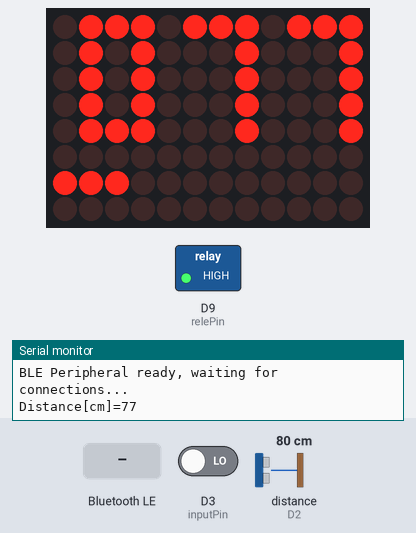
Simulated run of this sketch. Board: Arduino Uno R4 WiFi. Shown: 12×8 LED matrix, switched loads named in the sketch (green lamp = pin HIGH), the last lines printed to the serial monitor. Wiring (inferred from the names in the program): ultrasonic range finder: trigger D8; echo D2. Inputs (shaded band) come from the test bench; at power-on: D3 (inputPin) LOW, distance to the obstacle (sensor on D2) 80 cm. The echo pulse lasts 58.3 µs per cm; nothing arrives over Bluetooth unless stated; a phone connects over Bluetooth LE 3 s after start; pins used as bus, display or sensor lines are not drawn.

Above: at 4.2 s.
4.3 s: D3 (inputPin) driven HIGH
At 4.9 s:
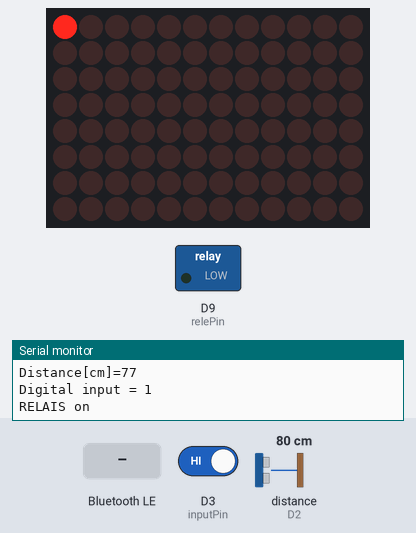
5.8 s: distance to the obstacle (sensor on D2) set to 2 cm
At 6.5 s:
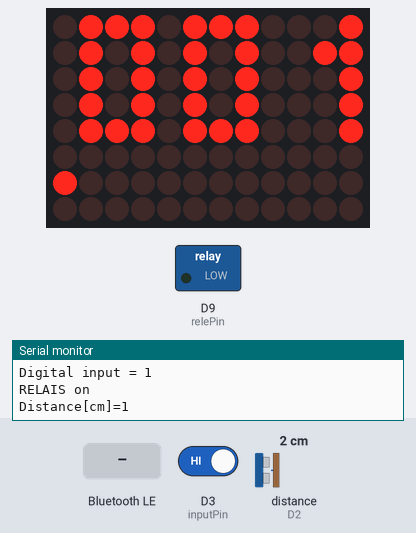
7.3 s: Bluetooth LE write "1" received
At 8.4 s:
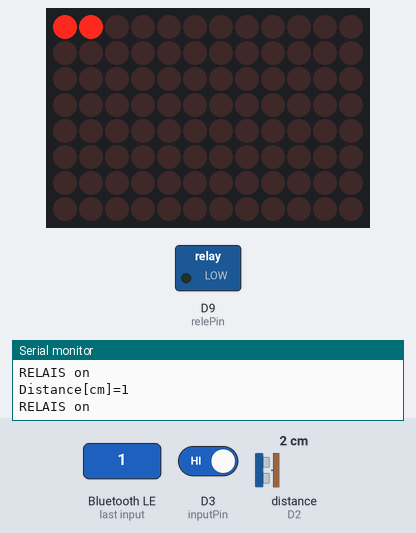
8.8 s: D3 (inputPin) driven LOW
At 9.5 s:
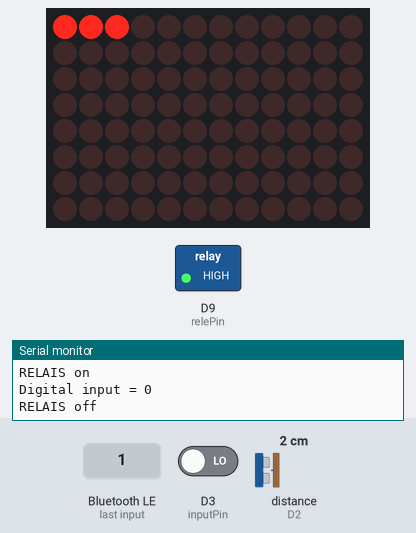
10.3 s: Bluetooth LE write "0" received
At 10.7 s:
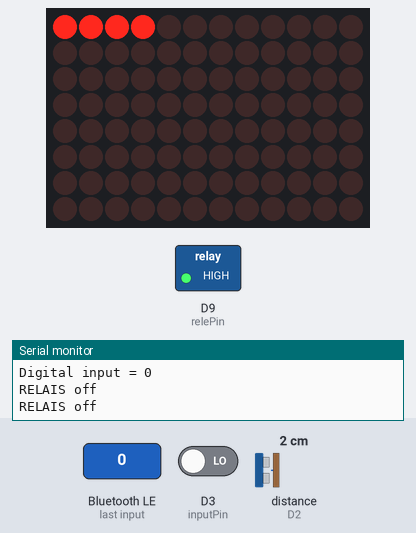
11.8 s: distance to the obstacle (sensor on D2) set to 35 cm
At 13.3 s:
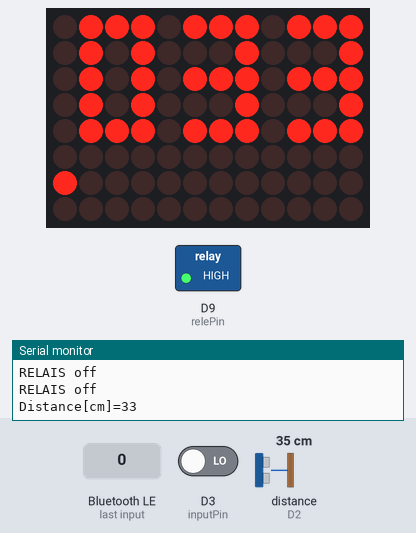
Timing chart, 0 to 14.3 s (numbered marks = the images above; inputs shaded):
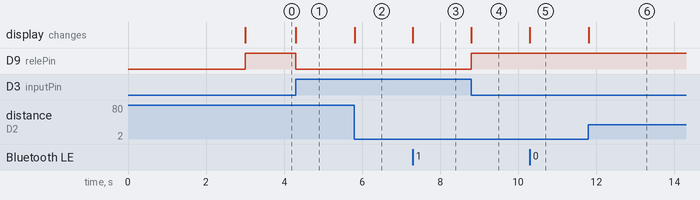

Measured:
- after the input at 4.3 s, D9 (relePin): HIGH → LOW at once; the display: changes at once (image 1)
- after the input at 5.8 s, the display: changes at once (image 2)
- after the input at 7.3 s, the display: changes at once (image 3)
- after the input at 8.8 s, D9 (relePin): LOW → HIGH at once; the display: changes at once (image 4)
- after the input at 10.3 s, the display: changes at once (image 5)
- after the input at 11.8 s, the display: changes at once (image 6)

The sketch:

arBLE_Peripheral.ino
```cpp
// 2024-08-13
// arBLE_Peripheral.ino (server)
// ---------------------------------
// Bluetooth lw energy (BLE) test
// use 'ArduinoBLE' 1.3.7


#include "Arduino_LED_Matrix.h"
#include <ArduinoBLE.h>
#include <AFlib.h>

#define inputPin 3       // digital input
#define relePin  9       // relay

#define echoPin  2       // HC-SR04
#define trigPin  8       // HC-SR04

// ram di lavoro per display
uint32_t * LED_RAM;

uint32_t LED_BTP[] = {
  0xceea49a4,
  0x9c4ea48a,
  0x48c48000
};

uint32_t LED_E1[] = {
  0xe408c084,
  0xe408408,
  0x40e40000
};
uint32_t LED_E2[] = {
  0xee082082,
  0xec08808,
  0x80ee0000
};

uint32_t LED_E3[] = {
  0xee082082,
  0xec08208,
  0x20ee0000
};

uint32_t LED_OK[] = {
  0x7a44a,
  0x84b04b04,
  0xa87a4000
};

// istanza classe di libreria
ArduinoLEDMatrix matrix;
HC_SR04 ain;
#define MAX_POINTS 96
MATRIX_RAM ram;

// BLE
BLEService ledService("19B10010-E8F2-537E-4F6C-D104768A1214"); // create service
// create switch characteristic and allow remote device to read and write
BLEByteCharacteristic ledCharacteristic("19B10011-E8F2-537E-4F6C-D104768A1214", BLERead | BLEWrite);
// create button characteristic and allow remote device to get notifications
BLEByteCharacteristic buttonCharacteristic("19B10012-E8F2-537E-4F6C-D104768A1214", BLERead | BLENotify);
// create button characteristic and allow remote device to get notifications
BLEIntCharacteristic distanceCharacteristic("19B10013-E8F2-537E-4F6C-D104768A1214", BLERead | BLENotify);

// inizializzazione
void setup() {

  Serial.begin(115200);
  matrix.begin();
  matrix.loadFrame(LED_BTP);
  delay(3000);

  pinMode(inputPin, INPUT);
  pinMode(relePin, OUTPUT);
  digitalWrite(relePin, HIGH);

  // sensor HC-SR04 management
  ain.setup(trigPin,echoPin);
  ain.setPolling(10);
  ain.setThrDistance(30);

  LED_RAM = ram.getRam();

  while (!Serial) {
    ; // attesa seriale (USB) pronta
  }
  if(!BLE.begin()) {
    matrix.loadFrame(LED_E1);
    while(1);
  }

  // set the local name peripheral advertises
  BLE.setLocalName("arBLE Peripheral");
  // set the UUID for the service this peripheral advertises:
  BLE.setAdvertisedService(ledService);

  // add the characteristics to the service
  ledService.addCharacteristic(ledCharacteristic);
  ledService.addCharacteristic(buttonCharacteristic);
  ledService.addCharacteristic(distanceCharacteristic);

  // add the service
  BLE.addService(ledService);

  ledCharacteristic.writeValue(0);
  buttonCharacteristic.writeValue(0);
  distanceCharacteristic.writeValue(-1);
  // start advertising
  BLE.advertise();
  Serial.println("BLE Peripheral ready, waiting for connections...");

  matrix.loadFrame(LED_OK);
}

// chiamata a loop
void loop()
{
  static int ledValue = 0;
  static int cnt = 0;
  static int show = 1;
  BLE.poll();

  // read the current button pin state
  char buttonValue = digitalRead(inputPin);

  // has the value changed since the last read
  bool buttonChanged = (buttonCharacteristic.value() != buttonValue);

  if (buttonChanged) {
    // button state changed, update characteristics
    Serial.print("Digital input = ");
    Serial.println((long) buttonValue);
    ledCharacteristic.writeValue(buttonValue);
    buttonCharacteristic.writeValue(buttonValue);
  }
  int distance = -1;
  bool chg = ain.read(&distance);
  if(chg) {
    show |= 1;
    distanceCharacteristic.writeValue(distance);
    Serial.print("Distance[cm]=");
    Serial.println(distance);
  }
  if (ledCharacteristic.written() || buttonChanged) {
    show |= 2;
    cnt++;
    if (cnt > MAX_POINTS) cnt = 0;
    // update LED, either central has written to characteristic or button state has changed
    if (ledCharacteristic.value() || buttonValue) {
      Serial.println("RELAIS on");
      digitalWrite(relePin, LOW);
      ledValue = 1;
    } else {
      Serial.println("RELAIS off");
      digitalWrite(relePin, HIGH);
      ledValue = 0;
    }
  }
  // display
  if(show) {
    if(show & 2) {
      ram.fillPoints(cnt);
    } else {
      ram.setNumber(distance, 300);
    }
    matrix.loadFrame(LED_RAM);
  }
  show = 0;
}
```
